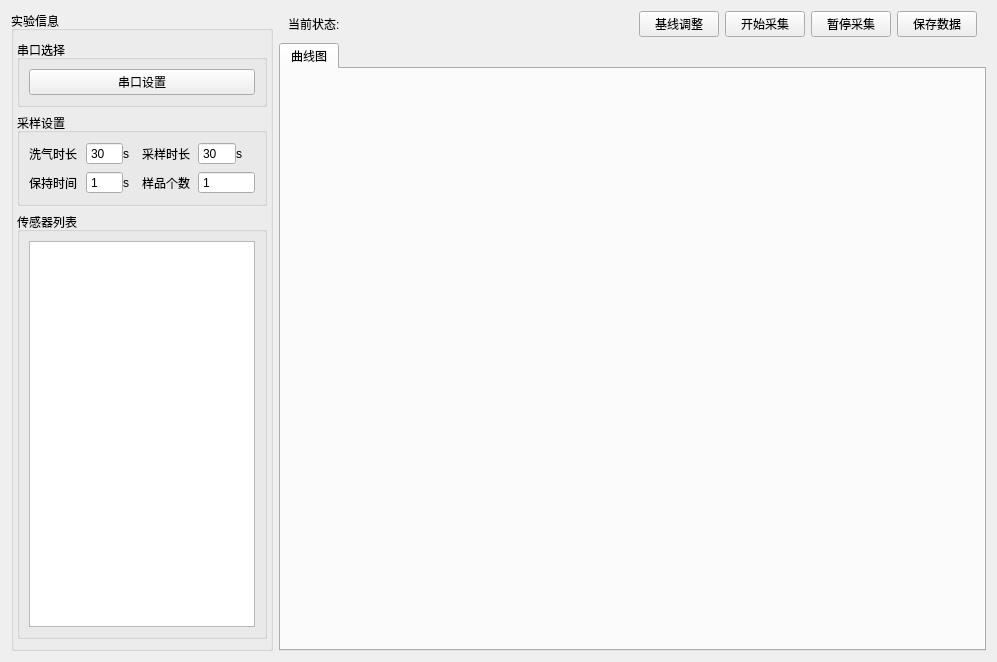
<?xml version="1.0" encoding="UTF-8"?>
<ui version="4.0">
 <class>Gragh_show</class>
 <widget class="QWidget" name="Gragh_show">
  <property name="geometry">
   <rect>
    <x>0</x>
    <y>0</y>
    <width>997</width>
    <height>662</height>
   </rect>
  </property>
  <property name="windowTitle">
   <string>Form</string>
  </property>
  <layout class="QHBoxLayout" name="horizontalLayout_3">
   <item>
    <layout class="QGridLayout" name="gridLayout" rowstretch="0,0" columnstretch="1,4">
     <item row="0" column="0" rowspan="2">
      <widget class="QGroupBox" name="groupBox">
       <property name="font">
        <font>
         <weight>50</weight>
         <bold>false</bold>
        </font>
       </property>
       <property name="title">
        <string>实验信息</string>
       </property>
       <property name="flat">
        <bool>false</bool>
       </property>
       <property name="checkable">
        <bool>false</bool>
       </property>
       <layout class="QVBoxLayout" name="verticalLayout" stretch="0,0,10">
        <property name="leftMargin">
         <number>3</number>
        </property>
        <property name="rightMargin">
         <number>3</number>
        </property>
        <item>
         <widget class="QGroupBox" name="groupBox_2">
          <property name="title">
           <string>串口选择</string>
          </property>
          <layout class="QHBoxLayout" name="horizontalLayout_2">
           <item>
            <widget class="QPushButton" name="pushButton">
             <property name="text">
              <string>串口设置</string>
             </property>
            </widget>
           </item>
          </layout>
         </widget>
        </item>
        <item>
         <widget class="QGroupBox" name="groupBox_3">
          <property name="title">
           <string>采样设置</string>
          </property>
          <layout class="QVBoxLayout" name="verticalLayout_2">
           <item>
            <layout class="QHBoxLayout" name="horizontalLayout_7" stretch="3,2,1,3,2,1">
             <property name="spacing">
              <number>0</number>
             </property>
             <item>
              <widget class="QLabel" name="label_2">
               <property name="layoutDirection">
                <enum>Qt::LeftToRight</enum>
               </property>
               <property name="text">
                <string>洗气时长</string>
               </property>
              </widget>
             </item>
             <item>
              <widget class="QSpinBox" name="Cleartime_spinBox">
               <property name="focusPolicy">
                <enum>Qt::WheelFocus</enum>
               </property>
               <property name="buttonSymbols">
                <enum>QAbstractSpinBox::NoButtons</enum>
               </property>
               <property name="maximum">
                <number>256</number>
               </property>
               <property name="value">
                <number>30</number>
               </property>
              </widget>
             </item>
             <item>
              <widget class="QLabel" name="label_34">
               <property name="layoutDirection">
                <enum>Qt::LeftToRight</enum>
               </property>
               <property name="text">
                <string>s</string>
               </property>
              </widget>
             </item>
             <item>
              <widget class="QLabel" name="label_4">
               <property name="layoutDirection">
                <enum>Qt::LeftToRight</enum>
               </property>
               <property name="text">
                <string>采样时长 </string>
               </property>
              </widget>
             </item>
             <item>
              <widget class="QSpinBox" name="Cleartime_spinBox_2">
               <property name="focusPolicy">
                <enum>Qt::WheelFocus</enum>
               </property>
               <property name="buttonSymbols">
                <enum>QAbstractSpinBox::NoButtons</enum>
               </property>
               <property name="maximum">
                <number>256</number>
               </property>
               <property name="value">
                <number>30</number>
               </property>
              </widget>
             </item>
             <item>
              <widget class="QLabel" name="label_35">
               <property name="layoutDirection">
                <enum>Qt::LeftToRight</enum>
               </property>
               <property name="text">
                <string>s</string>
               </property>
              </widget>
             </item>
            </layout>
           </item>
           <item>
            <layout class="QHBoxLayout" name="horizontalLayout_6" stretch="3,2,1,3,3">
             <property name="spacing">
              <number>0</number>
             </property>
             <item>
              <widget class="QLabel" name="label_10">
               <property name="layoutDirection">
                <enum>Qt::LeftToRight</enum>
               </property>
               <property name="text">
                <string>保持时间</string>
               </property>
              </widget>
             </item>
             <item>
              <widget class="QSpinBox" name="Standtime_spinBox_2">
               <property name="buttonSymbols">
                <enum>QAbstractSpinBox::NoButtons</enum>
               </property>
               <property name="minimum">
                <number>1</number>
               </property>
               <property name="maximum">
                <number>60</number>
               </property>
               <property name="value">
                <number>1</number>
               </property>
               <property name="displayIntegerBase">
                <number>10</number>
               </property>
              </widget>
             </item>
             <item>
              <widget class="QLabel" name="label_20">
               <property name="layoutDirection">
                <enum>Qt::LeftToRight</enum>
               </property>
               <property name="text">
                <string>s</string>
               </property>
              </widget>
             </item>
             <item>
              <widget class="QLabel" name="label_6">
               <property name="layoutDirection">
                <enum>Qt::LeftToRight</enum>
               </property>
               <property name="text">
                <string>样品个数</string>
               </property>
              </widget>
             </item>
             <item>
              <widget class="QSpinBox" name="Simnum_spinBox">
               <property name="buttonSymbols">
                <enum>QAbstractSpinBox::NoButtons</enum>
               </property>
               <property name="minimum">
                <number>1</number>
               </property>
               <property name="maximum">
                <number>16</number>
               </property>
               <property name="value">
                <number>1</number>
               </property>
               <property name="displayIntegerBase">
                <number>10</number>
               </property>
              </widget>
             </item>
            </layout>
           </item>
          </layout>
         </widget>
        </item>
        <item>
         <widget class="QGroupBox" name="groupBox_4">
          <property name="title">
           <string>传感器列表</string>
          </property>
          <layout class="QGridLayout" name="gridLayout_2">
           <item row="0" column="0">
            <widget class="QTableView" name="Senser_stableView">
             <property name="minimumSize">
              <size>
               <width>226</width>
               <height>0</height>
              </size>
             </property>
             <property name="maximumSize">
              <size>
               <width>226</width>
               <height>16777215</height>
              </size>
             </property>
            </widget>
           </item>
          </layout>
         </widget>
        </item>
       </layout>
      </widget>
     </item>
     <item row="0" column="1">
      <widget class="QWidget" name="widget" native="true">
       <layout class="QHBoxLayout" name="horizontalLayout" stretch="1,10,0,1,1,1">
        <property name="topMargin">
         <number>0</number>
        </property>
        <property name="bottomMargin">
         <number>0</number>
        </property>
        <item>
         <widget class="QLabel" name="label_37">
          <property name="layoutDirection">
           <enum>Qt::LeftToRight</enum>
          </property>
          <property name="text">
           <string>当前状态:</string>
          </property>
          <property name="textFormat">
           <enum>Qt::AutoText</enum>
          </property>
          <property name="scaledContents">
           <bool>false</bool>
          </property>
         </widget>
        </item>
        <item>
         <widget class="QLabel" name="statues_label">
          <property name="text">
           <string/>
          </property>
         </widget>
        </item>
        <item>
         <widget class="QPushButton" name="Clear_Button">
          <property name="maximumSize">
           <size>
            <width>100</width>
            <height>32</height>
           </size>
          </property>
          <property name="text">
           <string>基线调整</string>
          </property>
         </widget>
        </item>
        <item>
         <widget class="QPushButton" name="Collectbegin_Button">
          <property name="maximumSize">
           <size>
            <width>100</width>
            <height>32</height>
           </size>
          </property>
          <property name="text">
           <string>开始采集</string>
          </property>
         </widget>
        </item>
        <item>
         <widget class="QPushButton" name="Pause_Button">
          <property name="maximumSize">
           <size>
            <width>100</width>
            <height>32</height>
           </size>
          </property>
          <property name="text">
           <string>暂停采集</string>
          </property>
         </widget>
        </item>
        <item>
         <widget class="QPushButton" name="Save_Button">
          <property name="maximumSize">
           <size>
            <width>100</width>
            <height>32</height>
           </size>
          </property>
          <property name="text">
           <string>保存数据</string>
          </property>
         </widget>
        </item>
       </layout>
      </widget>
     </item>
     <item row="1" column="1">
      <widget class="QTabWidget" name="tabWidget">
       <property name="currentIndex">
        <number>0</number>
       </property>
       <widget class="QWidget" name="Line_Show">
        <attribute name="title">
         <string>曲线图</string>
        </attribute>
        <layout class="QGridLayout" name="gridLayout_5">
         <item row="0" column="0">
          <layout class="QVBoxLayout" name="Linegragh_Layout"/>
         </item>
        </layout>
       </widget>
      </widget>
     </item>
    </layout>
   </item>
  </layout>
 </widget>
 <resources/>
 <connections/>
</ui>
